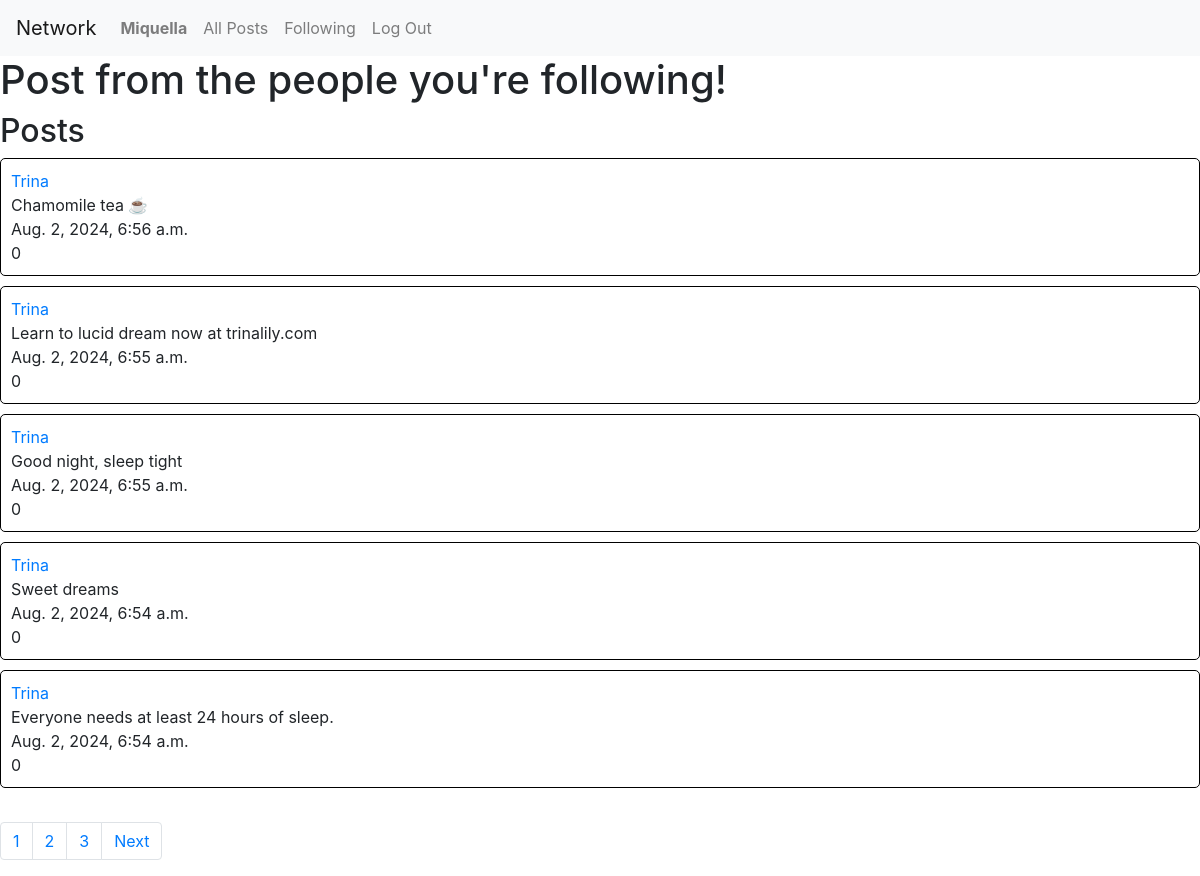
Page /following/1 (signed in) on the committed database.
### network/models.py (models this page shows, shortened)
class User(AbstractUser):
    followers = models.ManyToManyField('self', related_name="following", null=True)
    following = models.ManyToManyField('self', related_name="followers",null=True)
    def __str__(self):
        return self.username

class Post(models.Model):
    user = models.ForeignKey("User", on_delete=models.CASCADE, related_name="posts")
    content = models.TextField(blank=True)
    timestamp = models.DateTimeField(auto_now_add=True)
    likes = models.IntegerField(default=0)

### network/views.py (the view)
# urls.py: path("following/<int:page_num>", views.following, name="following"),
def following(request, page_num):
    following = User.objects.filter(followers=request.user)
    following = Post.objects.filter(user__in=following)
    posts = following.order_by("-timestamp").all()
    p = Paginator(posts, 5)
    page_obj = p.get_page(page_num)
    prev_page = None
    has_prev_page = False
    if page_obj.has_previous():
        prev_page = page_obj.previous_page_number()
        has_prev_page = True
    next_page = None
    has_next_page = False
    if page_obj.has_next():
        next_page = page_obj.next_page_number()
        has_next_page = True
    return render(request, 'network/following.html', {
        "username":request.user,
        "posts": page_obj,
        "pages": p,
        "prev_page": prev_page,
        "has_prev_page": has_prev_page,
        "next_page": next_page,
        "has_next_page": has_next_page,
    })

### network/templates/network/following.html (shortened to what this page needs)
{% extends "network/layout.html" %}
{% load static %}
{% block body %}
    <h1>Post from the people you're following!</h1>
    <h2>Posts</h2>
    {% for post in posts %}
    <div id="post-container">
        <a href="{% url 'user' post.user.username 1 %}">{{ post.user.username }}</a><br>
        {{ post.content }} <br>
        {{ post.timestamp }} <br>
        {{ post.likes }} <br>
    </div>
    {% endfor %}
    <br>
    <nav aria-label="Page navigation example">
        <ul class="pagination">
          {% for page in pages %}
            <li class="page-item"><a class="page-link"  href="{% url 'following' page.number%}">{{ page.number }}</a></li>
          {% endfor %}
          {% if has_next_page %}
            <li class="page-item"><a class="page-link" href="{% url 'following' next_page %}">Next</a></li>
          {% endif  %}
        </ul>
      </nav>
{% endblock %}

### network/templates/network/layout.html (shortened to what this page needs)
{% load static %}
<!DOCTYPE html>
<html lang="en">
    <head>
        <link rel="stylesheet" href="https://stackpath.bootstrapcdn.com/bootstrap/4.4.1/css/bootstrap.min.css">
        <link href="{% static 'network/styles2.css' %}" rel="stylesheet">
    </head>
    <body>
        <nav class="navbar navbar-expand-lg navbar-light bg-light">
            <a class="navbar-brand" href="#">Network</a>
            <div>
              <ul class="navbar-nav mr-auto">
                {% if user.is_authenticated %}
                    <li class="nav-item">
                        <a id="nav-username" class="nav-link" href="{% url 'user' user.username 1 %}"><strong>{{ user.username }}</strong></a>
                    </li>
                {% endif %}
                <li class="nav-item">
                  <a class="nav-link" href="{% url 'index' %}">All Posts</a>
                </li>
                {% if user.is_authenticated %}
                    <li class="nav-item">
                        <a class="nav-link" href="{% url 'following' 1%}">Following</a>
                    </li>
                    <li class="nav-item">
                        <a class="nav-link" href="{% url 'logout' %}">Log Out</a>
                    </li>
                {% endif %}
              </ul>
            </div>
          </nav>
        <div class="body">
            {% block body %}
            {% endblock %}
        </div>
    </body>
</html>

### network/static/network/styles2.css (style rules this page uses)
#post-container { align-items: center; border: 1px solid black; padding: 10px; margin-bottom: 10px; border-radius: 5px; }

### rows in the picture
User: username "Miquella"
Post: user.username "Trina", content "Chamomile tea ☕️", timestamp "Aug. 2, 2024, 6:56 a.m.", likes "0"
Post: user.username "Trina", content "Learn to lucid dream now at trinalily.com", timestamp "Aug. 2, 2024, 6:55 a.m.", likes "0"
Post: user.username "Trina", content "Good night, sleep tight", timestamp "Aug. 2, 2024, 6:55 a.m.", likes "0"
Post: user.username "Trina", content "Sweet dreams", timestamp "Aug. 2, 2024, 6:54 a.m.", likes "0"
Post: user.username "Trina", content "Everyone needs at least 24 hours of sleep.", timestamp "Aug. 2, 2024, 6:54 a.m.", likes "0"

### other values in the picture
{{ page.number }} "1" "2" "3"
